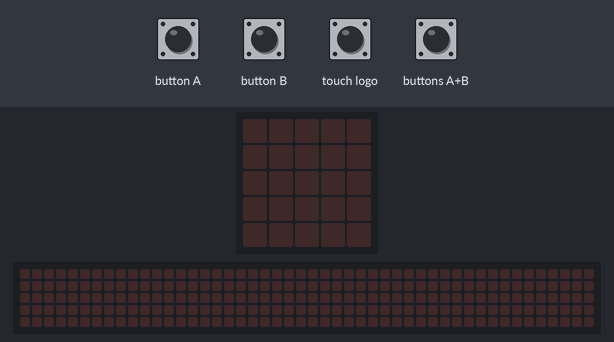
A program run on a simulated BBC micro:bit (MakeCode). On the bench: the board's 5×5 LED display, a strip that is not on the board, showing the scrolling text unrolled. The inputs (shaded band) are chosen by the test bench. Random numbers come from a fixed seed; the 48×5 strip is a reading aid, not a part: it shows the text the display is scrolling, unrolled, one strip-width of it at a time.

Above: at 1.2 s.
1.3 s: touch logo pressed for 0.15 s
At 1.6 s:
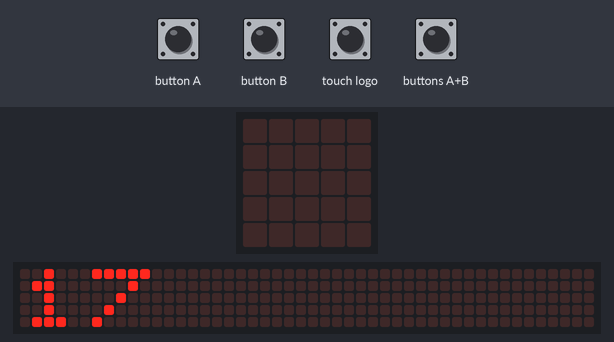
4.3 s: button A pressed for 0.15 s
At 7.3 s:
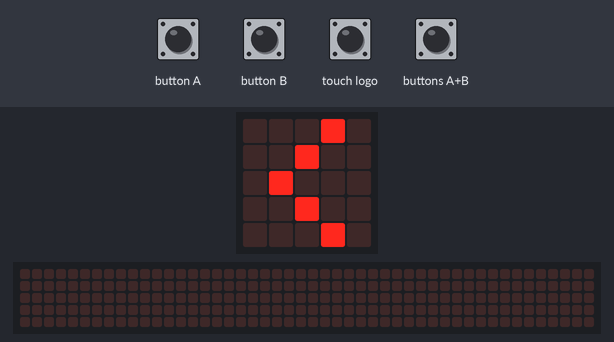
7.4 s: button B pressed for 0.15 s
At 8.6 s:
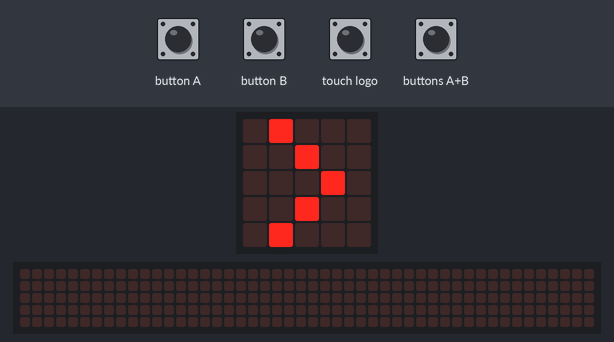
10.2 s: buttons A+B pressed for 0.15 s
At 11.0 s:
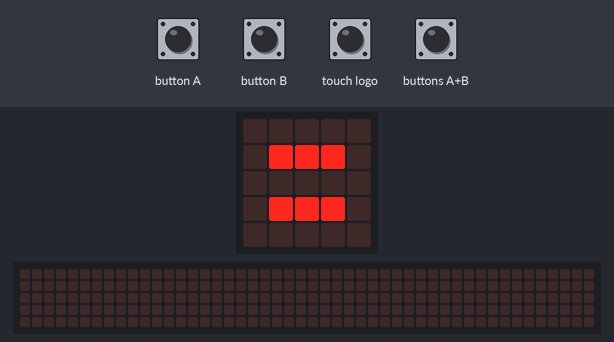
12.7 s: touch logo pressed for 0.15 s
At 15.75 s:
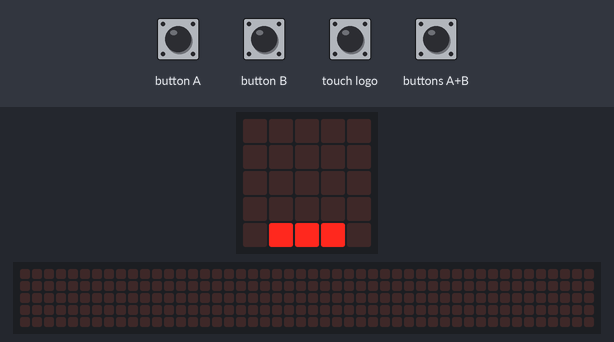
15.8 s: button B pressed for 0.15 s
At 18.2 s:
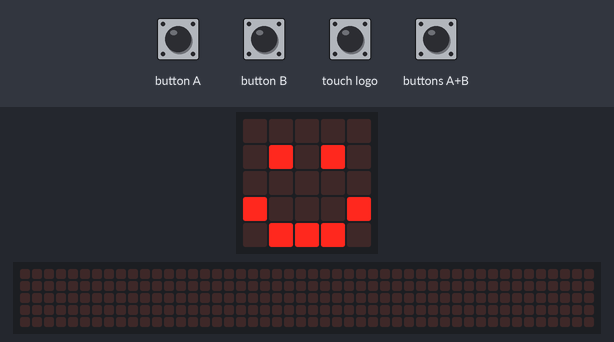
Timing chart, 0 to 19.7 s (numbered marks = the images above; inputs shaded):
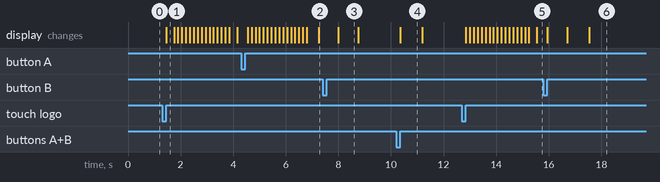

The program:

main.ts
```typescript
input.onButtonPressed(Button.A, function () {
    if (numero1 < numero2) {
        basic.showString("<")
        basic.pause(100)
        basic.showIcon(IconNames.Happy)
    } else {
        basic.showString("<")
        basic.pause(100)
        basic.showIcon(IconNames.Sad)
    }
})
input.onButtonPressed(Button.AB, function () {
    if (numero1 == numero2) {
        basic.showString("=")
        basic.pause(100)
        basic.showIcon(IconNames.Happy)
    } else {
        basic.showString("=")
        basic.pause(100)
        basic.showIcon(IconNames.Sad)
    }
})
input.onButtonPressed(Button.B, function () {
    if (numero1 > numero2) {
        basic.showString(">")
        basic.pause(100)
        basic.showIcon(IconNames.Happy)
    } else {
        basic.showString(">")
        basic.pause(100)
        basic.showIcon(IconNames.Sad)
    }
})
input.onLogoEvent(TouchButtonEvent.Pressed, function () {
    numero1 = randint(0, 100)
    basic.showNumber(numero1)
    basic.showLeds(`
        . . . . .
        . . . . .
        . . . . .
        . . . . .
        . # # # .
        `)
    numero2 = randint(0, 100)
    basic.showNumber(numero2)
})
let numero2 = 0
let numero1 = 0
numero1 = 0
numero2 = 0
```

test.ts
```typescript
// i test vanno qui; questi non saranno compilati quando questo pacchetto viene usato come estensione.
```

Measured:
- after the input at 1.3 s, the display: changes after 0.15 s (image 1)
- after the input at 10.2 s, the display: changes after 0.15 s (image 4)
- after the input at 12.7 s, the display: first changes after 0.15 s (image 5 shows a later state)
- what the display in image 3 shows lasts 0.8 s, from 8.0 s to 8.8 s
- what the display in image 4 shows lasts 0.8 s, from 10.4 s to 11.2 s
